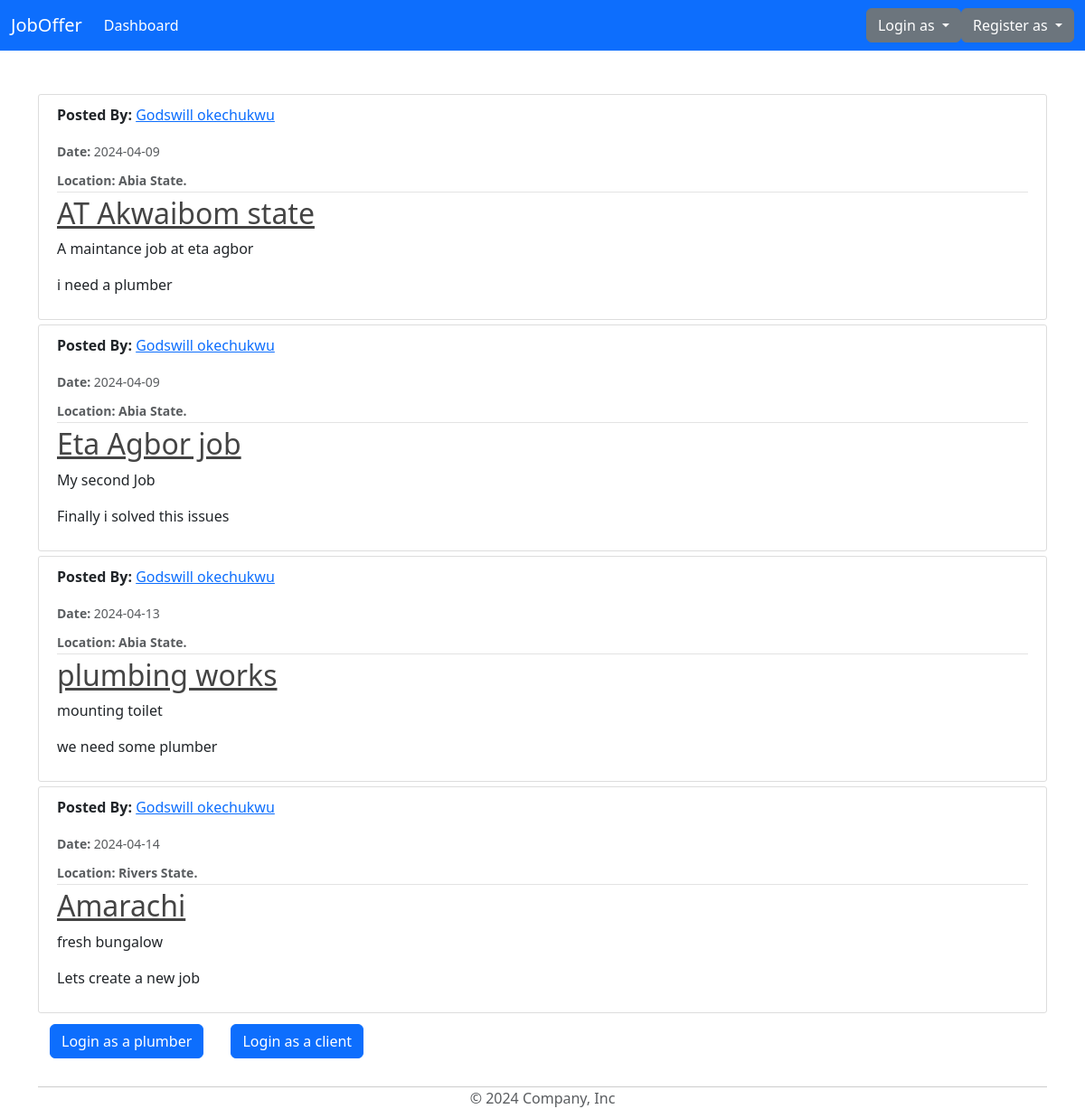
Page /home on the earlier database version.
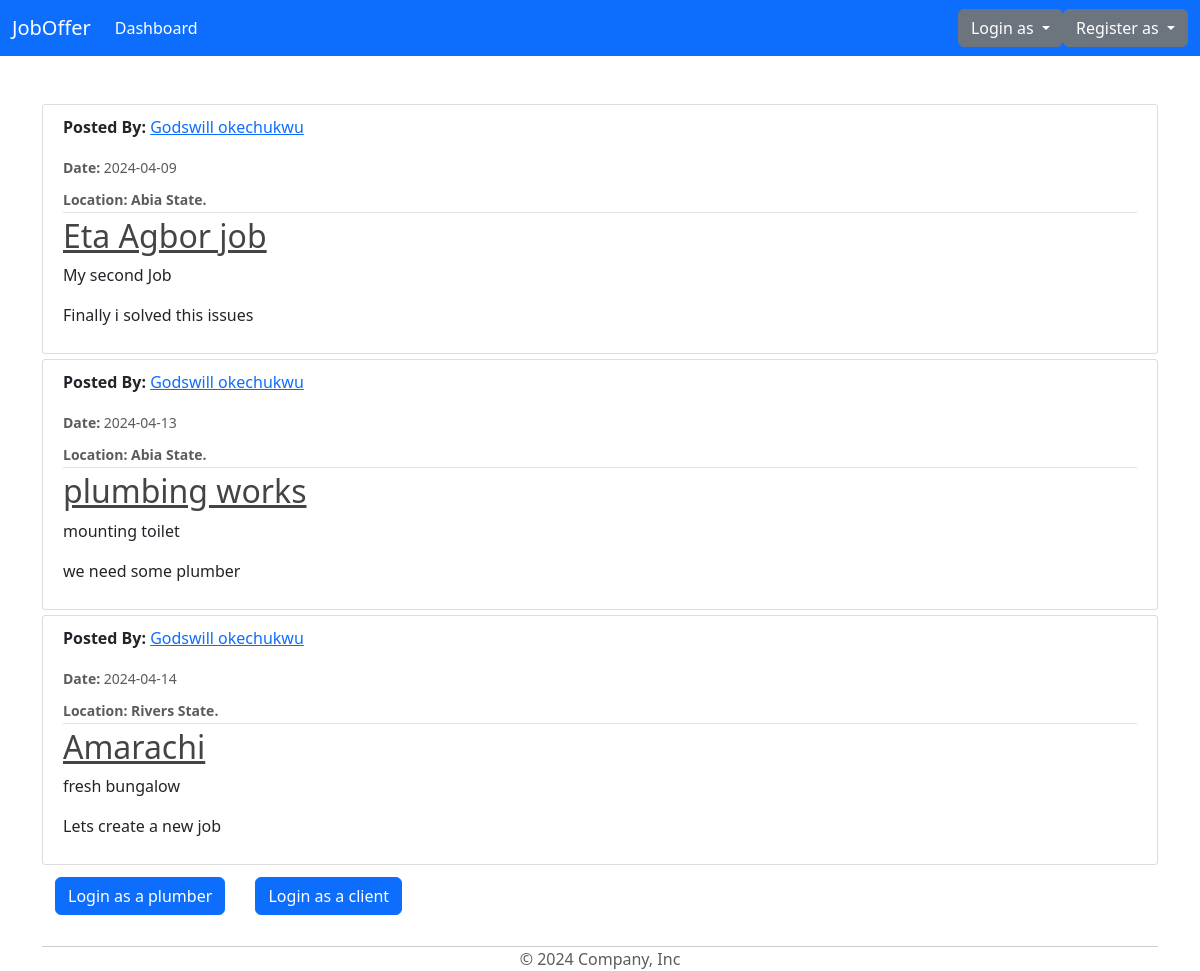
Same page on the later database version.
### model/base.py (models this page shows, shortened)
class Job(Base):
    __tablename__ = 'jobs'
    id = Column(Integer, primary_key=True)
    job_title = Column(String(50), nullable=False)
    job_description = Column(String(100), nullable=False)
    completed = Column(Boolean, default=False)
    content = Column(String(1000), nullable=False)
    date_posted = Column(DateTime, nullable=False, default=datetime.utcnow)
    location = Column(String(100), nullable=False)
    client_id = Column(Integer, ForeignKey('clients.id'))

class BaseUser(Base, UserMixin):
    id = Column(Integer, primary_key=True)
    username = Column(String(80), unique=True, nullable=False)
    email = Column(String(120), unique=True, nullable=False)
    image_file = Column(String(20), nullable=False, default='default.jpg')
    password = Column(String(60), nullable=False)
    date_joined = Column(DateTime, nullable=False, default=datetime.utcnow)
    phone = Column(String(14), unique=True, nullable=False)
    state = Column(String(20), nullable=False)

### model/main/routes.py (the view)
@main.route("/")
@main.route("/home")
def home():
    jobs = Job.query.all()
    return render_template('home.html', jobs=jobs)

### model/templates/home.html
{% extends "layout.html" %}
{% block content %}
<link rel="stylesheet" type="text/css" href="{{ url_for('static', filename='main.css') }}">
    {% for job in jobs %}
        <article class="media content-section">
          <div class="media-body">
            <div class="article-metadata">
              <p><strong>Posted By: </strong><a class="mr-2" href="#">{{ job.clients.username }}</a></p>
              <small class="text-muted"><strong>Date: </strong>{{ job.date_posted.strftime('%Y-%m-%d') }}</small>
              <div class="mt-2">
                <small class="text-muted"><strong>Location: {{ job.location }} State.</strong></small>
              </div>
            </div>
            <h2><a class="article-title" href="{{ url_for('job_route.job', job_id=job.id) }}">{{ job.job_title }}</a></h2>
            <p class="article-content">{{ job.job_description }}</p>
            <p class="article-content">{{ job.content }}</p>
          </div>
        </article>
    {% endfor %}
        <div class="btn">
          <a class="btn btn-primary" href="{{ url_for('plums.login') }}">Login as a plumber</a>
        </div>
        <div class="btn">
          <a class="btn btn-primary" href="{{ url_for('client_s.login') }}">Login as a client</a>
        </div>
{% endblock content %}

### model/templates/layout.html (shortened to what this page needs)
<!DOCTYPE html>
<html lang="en">
  <head>
    <link
      rel="stylesheet"
      href="https://cdnjs.cloudflare.com/ajax/libs/font-awesome/5.15.4/css/all.min.css" />
    <link
      href="https://cdn.jsdelivr.net/npm/bootstrap@5.3.3/dist/css/bootstrap.min.css"
      rel="stylesheet"
 />
      <link rel="stylesheet" type="text/css" href="{{ url_for('static', filename='main.css') }}">
  </head>
  <body>
    {% include 'header.html' %}
    <br />
    <br />
    <div class="container">
      {% block content %} {% endblock %}
    </div>
    <br />
    <div class="container">
      <footer class="footer">
        <span class="text-body-secondary">&copy; 2024 Company, Inc</span>
      </footer>
    </div>
  </body>
</html>

### model/templates/header.html (shortened to what this page needs)
<nav class="navbar bg-primary navbar-expand-lg navbar-dark">
    <div class="container-fluid">
      <a class="navbar-brand" href="{{ url_for('main.home') }}">JobOffer</a>
      <div class="collapse navbar-collapse" id="navbarSupportedContent">
        <ul class="navbar-nav me-auto mb-2 mb-lg-0">
          <li class="nav-item">
            <a class="nav-link active" aria-current="page" href="{{ url_for('main.dashboard') }}">Dashboard</a>
          </li>
        </ul>
            <ul class="navbar-nav d-flex justify-content-center">
                {% if current_user.is_authenticated %}
                      <li class="nav-item">
                          <a class="nav-link" href="{{ url_for('main.accounts') }}">Account</a>
                      </li>
                  <li class="nav-item">
                      <a class="nav-link" href="{{ url_for('main.logout') }}">Logout</a>
                  </li>
                {% else %}
                    <div class="dropdown">
                      <a class="btn btn-secondary dropdown-toggle ml-3" href="#" role="button" data-bs-toggle="dropdown" aria-expanded="false">
                        Login as
                      </a>
                    </div>
                    <div class="dropdown">
                      <a class="btn btn-secondary dropdown-toggle" href="#" role="button" data-bs-toggle="dropdown" aria-expanded="false">
                        Register as
                      </a>
                    </div>
                {% endif %}
            </ul>
      </div>
    </div>
  </nav>

### model/static/main.css (style rules this page uses)
* { padding: 0; margin: 0; }
.footer { position: sticky; bottom: 0; background-color: white; width: 100%; border-top: 1px solid #CCCCCC; margin-bottom: 0px; display: flex; justify-content: center; align-items: center; }
h1, h2, h3, h4, h5, h6 { color: #444444; }
.content-section { background: #ffffff; padding: 10px 20px; border: 1px solid #dddddd; border-radius: 3px; margin-bottom: 5px; }
.article-title { color: #444444; }
.article-content { white-space: pre-line; }
.article-metadata { padding-bottom: 1px; margin-bottom: 4px; border-bottom: 1px solid #e3e3e3 }
.btn { text-align: right; }

Differences in the rows shown:
removed Job: clients.username "Godswill okechukwu", date_posted "2024-04-09", location "Abia", job_title "AT Akwaibom state", job_description "A maintance job at eta agbor", content "i need a plumber"
